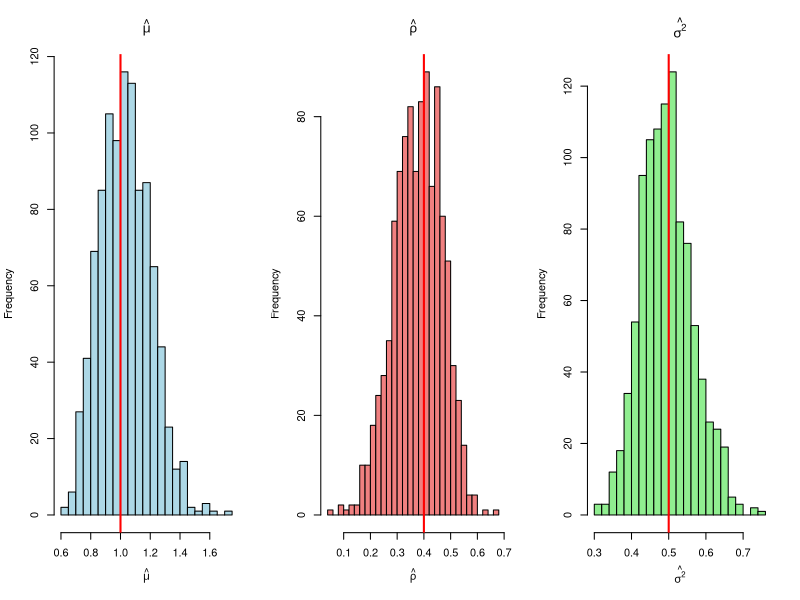

Source code (R):
## ---- chunk 1
setwd("C:/Users/diego/OneDrive/PES/10 Programacion II/PROGRA2/PS3/")
rm(list = ls()) # Limpiar el entorno de R
graphics.off()  # Cerrar gráficos abiertos
set.seed(123)   # Fijar semilla para reproducibilidad
## ---- chunk 2
# Cargamos la librería necesaria
library(ggplot2)

#Creación de la función de log-verosimilitud de un AR(1)
log_verosimilitud_AR1 <- function(theta, y) {
  #Definimos los parámetros de theta
  mu <- theta[1]
  rho <- theta[2]
  sigma2 <- theta[3]

  if(sigma2 <= 0 || abs(rho) >= 1) return(-Inf) # Verificamos que sigma2 > 0 y |rho| < 1
  
  # Obtenemos el tamaño de la muestra
  T <- length(y)
  
  # Extraemos la primera observación y el resto de la serie de tiempo
  y1 <- y[1]
  y_t <- y[2:T]
  y_t_1 <- y[1:(T-1)]
  
  # Calculamos cada parte de la fórmula de log-verosimilitud 
  # Parte 1: Contribución de la primera observación (y1)
  # Corresponde a los términos: -0.5*log(2*pi) - 0.5*log(sigma2/(1-rho^2)) - ...
  logL_y1 <- -0.5 * log(2 * pi) - 0.5 * log(sigma2 / (1 - rho^2)) - 
           ((y1 - (mu / (1 - rho)))^2) / (2 * sigma2 / (1 - rho^2))
  
  # Parte 2: Contribución del resto de las observaciones (de y2 a yT)
  # Corresponde a los términos: -((T-1)/2)*log(2*pi) - ((T-1)/2)*log(sigma2) - sum(...)/2*sigma2
  # Calculamos los residuos (errores) de las predicciones del modelo
  residuos <- y_t - mu - rho * y_t_1
  logL_resto <- -((T - 1) / 2) * log(2 * pi) - ((T - 1) / 2) * log(sigma2) - 
               sum(residuos^2) / (2 * sigma2)
               
  # Sumamos ambas partes para obtener la log-verosimilitud total
  logL_total <- logL_y1 + logL_resto
  
  return(logL_total)
}
## ---- chunk 3
#| echo: true
# Parámetros verdaderos (poblacionales)
mu_inicial <- 1.0
rho_inicial <- 0.4
sigma2_inicial <- 0.5
T <- 100

# Creación de un vector vacío para guardar nuestros datos simulados
y_simulado <- numeric(T)
epsilon_t <- is.numeric(T)

# Generamos el valor inicial y1 a partir de su distribución teórica
# y1 ~ N( mu/(1-rho), sigma2/(1-rho^2) )
y_simulado[1] <- rnorm(1, mean = mu_inicial / (1 - rho_inicial), 
                           sd = sqrt(sigma2_inicial / (1 - rho_inicial^2)))
epsilon_t[1] <- 0  # No hay error para t=1 ya que es dado

# Generamos el resto de los valores (y2 hasta yT) usando un ciclo
# yt = mu + rho*y_{t-1} + epsilon_t 
for (t in 2:T) {  
  # epsilon_t es una variable aleatoria de distribución normal
  epsilon_t[t] <- rnorm(1, mean = 0, sd = sqrt(sigma2_inicial))
  
  # Calculamos el valor de yt=mu + rho*yt-1 + epsilon_t
  y_simulado[t] <- mu_inicial + rho_inicial * y_simulado[t - 1] + epsilon_t[t]
}
## ---- chunk 4
#Generación del vector Et
epsilon_t
## ---- chunk 5
#Generación del vector Yt (incluye y1)
y_simulado
## ---- chunk 6
# Valores iniciales para el optimizador, como se indica en el PDF
valores_theta <- c(0.5, 0.5, 0.5)

# Usamos optim() para encontrar los parámetros que maximizan la log-verosimilitud
# 'par' son los valores iniciales
# 'fn' es la función a optimizar
# 'y' son los datos 
mle_resultado <- optim(par = valores_theta,          # Valores iniciales
                       fn = log_verosimilitud_AR1,  # Función de log-verosimilitud 
                       y = y_simulado,              # Datos simulados
                       method = "L-BFGS-B",           # Método de optimización con restricciones
                       lower = c(-Inf, -0.99, 1e-6), # Restricciones para rho y sigma2
                       upper = c(Inf, 0.99, Inf),   # Restricciones para rho
                       control = list(fnscale = -1)   # Para maximizar la función
)

# Accedemos a los parámetros estimados están en $par (mu_hat, rho_hat, sigma2_hat)
theta_estimado <- mle_resultado$par
## ---- chunk 7
#| echo: false
resultados_df <- data.frame(
  Parametro = c("$μ$ (mu)", "$ρ$ (rho)", "$σ²$ (sigma2)"),
  Valor_Verdadero = c(mu_inicial, rho_inicial, sigma2_inicial),
  Valor_Estimado = theta_estimado
)
knitr::kable(resultados_df, digits = 4)
## ---- chunk 8
#Generamos la función para simular AR(1)
simular_AR1 <- function(T, mu, rho, sigma2) {
  y <- numeric(T)
  epsilon_t <- numeric(T)
  y[1] <- rnorm(1, mean = mu / (1 - rho), sd = sqrt(sigma2 / (1 - rho^2)))
  for (t in 2:T) {
    epsilon_t <- rnorm(T, mean = 0, sd = sqrt(sigma2))
    y[t] <- mu + rho * y[t - 1] + epsilon_t[t]
  }
  return(y)
}

# Número de repeticiones para el experimento de Monte Carlo.
R <- 1000

# Creación de vectores numéricos vacíos para almacenar las estimaciones de cada parámetro por simulación.
mu_hat_vec     <- numeric(R)
rho_hat_vec    <- numeric(R)
sigma2_hat_vec <- numeric(R)

# Define los valores iniciales (el "punto de partida") que usará el optimizador.
valores_theta <- c(0.5, 0.5, 0.5)

# Inicia el bucle que se ejecutará desde r=1 hasta R.
for (r in 1:R) {
  
  # Simulación de Datos:
  # En cada iteración, se genera una NUEVA serie de tiempo AR(1) de tamaño T.
  y_r <- simular_AR1(T, mu_inicial, rho_inicial, sigma2_inicial)

  # Estimación por Máxima Verosimilitud (MLE):
  # Se utiliza la función optim() para encontrar los parámetros que maximizan la log-verosimilitud.
  theta_r <- optim(
    par     = valores_theta,           # Punto de partida para la búsqueda
    fn      = log_verosimilitud_AR1,   # La función a maximizar
    y       = y_r,                     # Los datos simulados en esta iteración
    method  = "L-BFGS-B",
    lower   = c(-Inf, -0.99, 1e-6),
    upper   = c( Inf,  0.99, Inf),
    control = list(fnscale = -1)
  )

  # Almacenamiento de Resultados:
  # Extrae el vector de parámetros estimados ('$par') y los guarda en la posición 'r' de los vectores de resultados.
  mu_hat_vec[r]     <- theta_r$par[1]
  rho_hat_vec[r]    <- theta_r$par[2]
  sigma2_hat_vec[r] <- theta_r$par[3]
}

# Cálculo del promedio de las R estimaciones para cada parámetro.
prom_mu  <- mean(mu_hat_vec)
prom_rho <- mean(rho_hat_vec)
prom_s2  <- mean(sigma2_hat_vec)

# Cálculo de la desviación estándar de las R estimaciones.
sd_mu  <- sd(mu_hat_vec)
sd_rho <- sd(rho_hat_vec)
sd_s2  <- sd(sigma2_hat_vec)
## ---- chunk 9

resultados_df2 <- data.frame(
  Parametro = c("$μ$ (mu_hat)", "$ρ$ (rho_hat)", "$σ²$ (sigma2_hat)"),
  Valor_Estimado = c(prom_mu, prom_rho, prom_s2)
)
knitr::kable(resultados_df2, digits = 4)
## ---- chunk 10
#| fig-cap: "Distribución de los Estimadores de Monte Carlo"
histogramas <- par(mfrow = c(1, 3))

# Histograma para mu_hat
hist(mu_hat_vec,
     breaks = 30,                             # Número de barras.
     main = expression(hat(mu)),              # Título con formato matemático.
     xlab = expression(hat(mu)),              # Etiqueta del eje X.
     col = "lightblue")
# Agrega una línea vertical en el valor verdadero para comparación visual.
abline(v = mu_inicial, col = "red", lwd = 2)

# Histograma para rho_hat
hist(rho_hat_vec,
     breaks = 30,
     main = expression(hat(rho)),
     xlab = expression(hat(rho)),
     col = "lightcoral")
abline(v = rho_inicial, col = "red", lwd = 2)

# Histograma para sigma2_hat
hist(sigma2_hat_vec,
     breaks = 30,
     main = expression(hat(sigma^2)),
     xlab = expression(hat(sigma^2)),
     col = "lightgreen")
abline(v = sigma2_inicial, col = "red", lwd = 2)

par(histogramas)
## ---- chunk 11

set.seed(123)  # Fijar semilla para reproducibilidad
datos_inflacion <- read.csv("inflacion.csv")

# Extraer la columna de inflación como un vector numérico.
serie_inflacion <- as.numeric(datos_inflacion$inflacion)
Tn <- length(serie_inflacion)
# Establecer valores iniciales para los parámetros para el optimizador (mu, rho, sigma^2)
valores_iniciales <- c(mean(serie_inflacion), 0.5, var(serie_inflacion)) 

# Encontrar el estimador de máxima verosimilitud, theta_estimado.
mle_fit_inflacion <- optim(
  par = valores_iniciales,
  fn = log_verosimilitud_AR1,
  y = serie_inflacion,
  method = "L-BFGS-B",           # Método que permite restricciones
  lower = c(-Inf, -0.99, 1e-8),    # Cotas inferiores para rho y sigma^2
  upper = c(Inf, 0.99, Inf),     # Cotas superiores
  control = list(fnscale = -1),  # Maximizar en lugar de minimizar
  hessian = TRUE                
)

theta_estimado <- mle_fit_inflacion$par

# DEFINICIÓN DE LA FUNCION QUE CALCULA LOS ERRORES ESTÁNDAR DE MÁXIMA VEROSIMILITUD
simular_se <- function(theta, y) {
    J1 <- -mle_fit_inflacion$hessian
    var_theta_hat <- solve(J1)
    se_hat <- sqrt(diag(var_theta_hat))
    return(se_hat)
}
## ---- chunk 12

se_hat <- simular_se(valores_iniciales, serie_inflacion)

# Data frame para mostrar los resultados de forma ordenada.
tabla_resultados <- data.frame(
  Parametro = c("mu ($μ$)", "rho ($ρ$)", "sigma$^2$ ($σ²$)"),
  Estimacion = theta_estimado,
  Error_Estandar = se_hat
)
knitr::kable(tabla_resultados, digits = 4)
